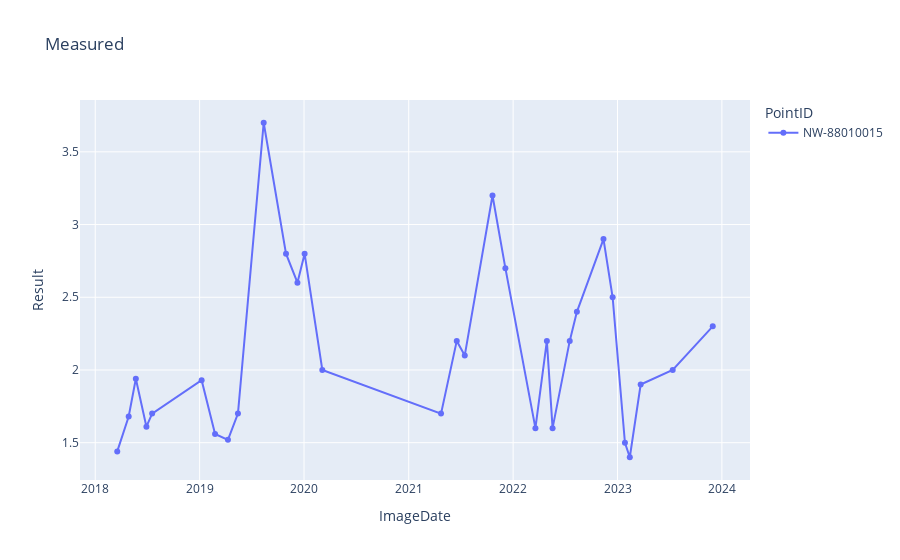

Here is the notebook cell this chart was saved with:
### Code cell
fig = px.line(res_read1, x="ImageDate", y="Result", markers=True, color='PointID', title = "Measured")
fig.show()

### Figure 1 — Plotly figure (JSON) as saved in the notebook; plotly's stock layout.template omitted (floating-point values rounded to 4 significant figures)
{"data": [{"hovertemplate": "PointID=NW-88010015<br>ImageDate=%{x}<br>Result=%{y}<extra></extra>", "legendgroup": "NW-88010015", "line": {"color": "#636efa", "dash": "solid"}, "marker": {"symbol": "circle"}, "mode": "lines+markers", "name": "NW-88010015", "orientation": "v", "showlegend": true, "type": "scatter", "x": ["2018-03-19", "2018-04-28", "2018-05-23", "2018-06-29", "2018-07-19", "2019-01-08", "2019-02-24", "2019-04-10", "2019-05-15", "2019-08-13", "2019-10-30", "2019-12-09", "2020-01-03", "2020-03-05", "2021-04-24", "2021-06-18", "2021-07-16", "2021-10-21", "2021-12-05", "2022-03-20", "2022-04-29", "2022-05-19", "2022-07-18", "2022-08-12", "2022-11-13", "2022-12-15", "2023-01-27", "2023-02-13", "2023-03-23", "2023-07-13", "2023-11-30"], "xaxis": "x", "y": [1.44, 1.68, 1.94, 1.61, 1.7, 1.93, 1.56, 1.52, 1.7, 3.7, 2.8, 2.6, 2.8, 2, 1.7, 2.2, 2.1, 3.2, 2.7, 1.6, 2.2, 1.6, 2.2, 2.4, 2.9, 2.5, 1.5, 1.4, 1.9, 2, 2.3], "yaxis": "y"}], "layout": {"autosize": true, "legend": {"title": {"text": "PointID"}, "tracegroupgap": 0}, "title": {"text": "Measured"}, "xaxis": {"anchor": "y", "autorange": true, "domain": [0, 1], "range": ["2017-11-19 06:27:34.5327", "2024-03-28 17:32:25.4673"], "title": {"text": "ImageDate"}, "type": "date"}, "yaxis": {"anchor": "x", "autorange": true, "domain": [0, 1], "range": [1.21, 3.89], "title": {"text": "Result"}, "type": "linear"}}}
